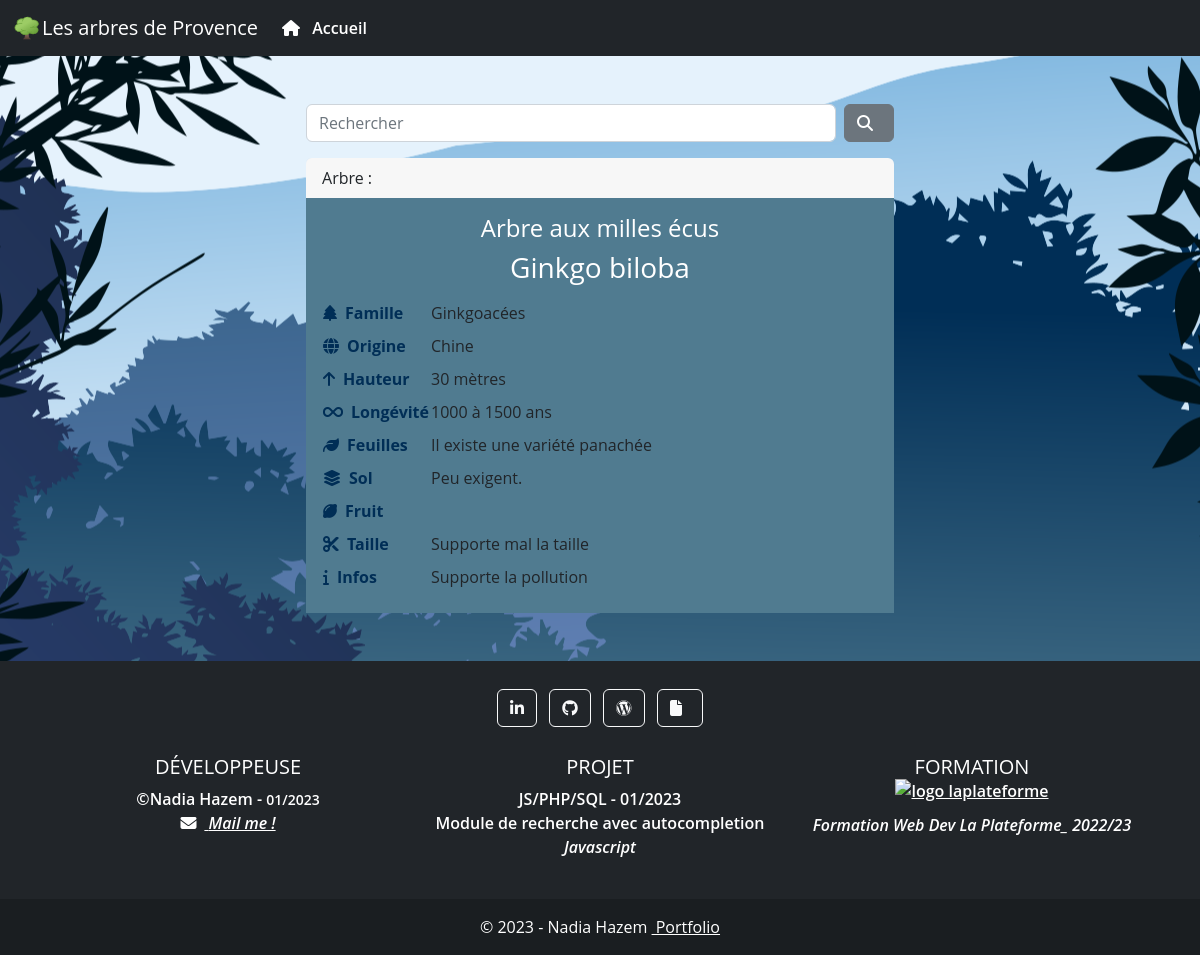
Page /element.php?search=Arbre aux milles écus on the committed database.
### tables this page shows
CREATE TABLE IF NOT EXISTS `arbres` (
  `id` int(255) NOT NULL AUTO_INCREMENT,
  `vernaculaire` text NOT NULL,
  `latin` text NOT NULL,
  `famille` text NOT NULL,
  `origine` text NOT NULL,
  `hauteur` text NOT NULL,
  `longevite` text NOT NULL,
  `sol` text NOT NULL,
  `feuille` text NOT NULL,
  `fleur` text NOT NULL,
  `fruit` text NOT NULL,
  `taille` text NOT NULL,
  `info` text NOT NULL,
  PRIMARY KEY (`id`)
);

### element.php (the view, shortened to what this page needs)
<?php
require_once('./assets/php/db.php');
$search = htmlspecialchars($_GET['search']);
$query = $conn->prepare("SELECT * FROM `arbres` WHERE vernaculaire = :search;");
$query->execute([':search' => $search]);
$result = $query->fetchAll(PDO::FETCH_ASSOC);
require_once 'includes/header.php';
?>
    <main class="main h-100 mb-5">
        <section class="row">
            <div class="col-md-6 mx-auto">
                <div class="card mx-auto" style="max-width: 50rem;">
                    <div class="card-header">Arbre :</div>
                    <div class="card-body bg-herb">
                        <h4 class="card-title text-center"><?= $result[0]['vernaculaire'] ?></h4>
                        <h3 class="card-text text-center mb-3"><?= $result[0]['latin'] ?></h3>
                        <table>
                            <tbody>
                                <tr>
                                    <th scope="row" class="col-3 pb-2"><i class="fas fa-tree"></i>Famille</th>
                                    <td class="text-right col-9 pb-2"><?= $result[0]['famille'] ?></td>
                                </tr>
                                <tr>
                                    <th scope="row" class="col-3 pb-2"><i class="fas fa-globe"></i>Origine</td>
                                    <td class="text-right col-9 pb-2"><?= $result[0]['origine'] ?></td>
                                </tr>
                                <tr>
                                    <th scope="row" class="col-3 pb-2"><i class="fas fa-arrow-up"></i>Hauteur</td>
                                    <td class="text-right col-9 pb-2"><?= $result[0]['hauteur'] ?> mètres</td>
                                </tr>
                                <tr>
                                    <th scope="row" class="col-3 pb-2"><i class="fas fa-infinity"></i>Longévité</td>
                                    <td class="text-right col-9 pb-2"><?= $result[0]['longevite'] ?> ans</td>
                                </tr>
                                <tr>
                                    <th scope="row" class="col-3 pb-2"><i class="fas fa-leaf"></i>Feuilles</td>
                                    <td class="text-right col-9 pb-2"><?= $result[0]['feuille'] ?></td>
                                </tr>
                                <tr>
                                    <th scope="row" class="col-3 pb-2"><i class="fas fa-layer-group"></i>Sol</td>
                                    <td class="text-right col-9 pb-2"><?= $result[0]['sol'] ?></td>
                                </tr>
                                <tr>
                                    <th scope="row" class="col-3 pb-2"><i class="fa fa-lemon"></i>Fruit</td>
                                    <td class="text-right col-9 pb-2"><?= $result[0]['fruit'] ?></td>
                                </tr>
                                <tr>
                                    <th scope="row" class="col-3 pb-2"><i class="fa fa-scissors"></i>Taille</td>
                                    <td class="text-right col-9 pb-2"><?= $result[0]['taille'] ?></td>
                                </tr>
                                <tr>
                                    <th scope="row" class="col-3 pb-2"><i class="fas fa-info"></i>Infos</td>
                                    <td class="text-right col-9 pb-2"><?= $result[0]['info'] ?></td>
                                </tr>
                            </tbody>
                        </table>
                    </div>
                </div>
            </div>
        </section>
    </main>
    <?php require_once 'includes/footer.php'; ?>
</body>
</html>

### assets/css/style.css (style rules this page uses)
body { background: url(../img/bg.png) no-repeat center center fixed; font-family: 'Open Sans', sans-serif; }
h1, h2, h3, h4, h5, h6 { color: white; }
th { color: #002E56; }
.fas, .fa { padding-right: 0.5rem; }
.card { --bs-card-border-width: 0; }
.bg-herb { background: #507B90!important; }

### rows in the picture
arbres: vernaculaire "Arbre aux milles écus", latin "Ginkgo biloba", famille "Ginkgoacées", origine "Chine", hauteur "30", longevite "1000 à 1500", feuille "Il existe une variété panachée", sol "Peu exigent.", taille "Supporte mal la taille", info "Supporte la pollution"
